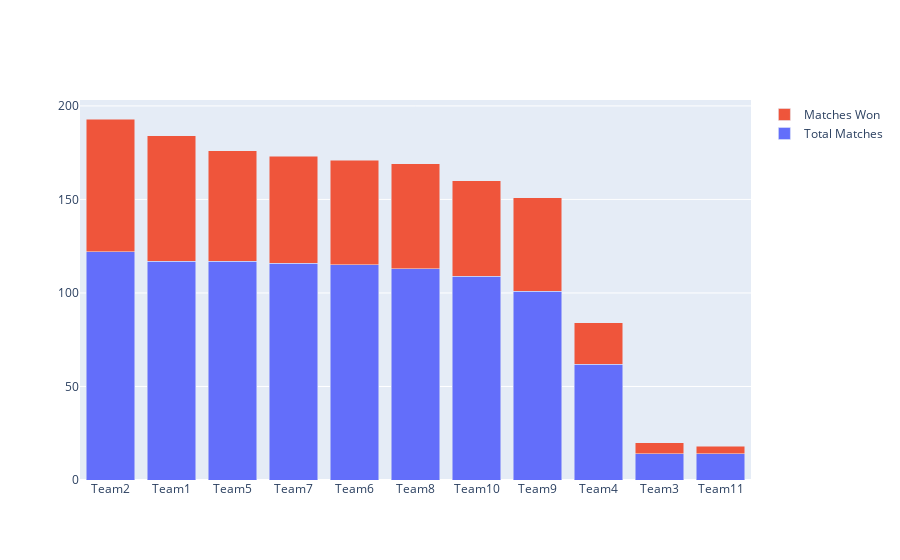

This figure's notebook cell:
### Markdown cell above
Plot a histogram to find number of matches that each team won in the IPL Series  and also find which teams stood out.

### Code cell
matches_played_byteams=pd.concat([TRM['team1'],TRM['team2']])
matches_played_byteams=matches_played_byteams.value_counts().reset_index()
matches_played_byteams.columns=['Team','Total Matches']
matches_played_byteams['wins']=TRM['winner'].value_counts().reset_index()['winner']
matches_played_byteams.set_index('Team',inplace=True)

trace1 = go.Bar(
    x=matches_played_byteams.index,
    y=matches_played_byteams['Total Matches'],
    name='Total Matches'
)
trace2 = go.Bar(
    x=matches_played_byteams.index,
    y=matches_played_byteams['wins'],
    name='Matches Won'
)

data = [trace1, trace2]
layout = go.Layout(
    barmode='stack'
)

fig = go.Figure(data=data, layout=layout)
py.iplot(fig, filename='stacked-bar')

### Figure 1 — Plotly figure (JSON) as saved in the notebook; plotly's stock layout.template omitted (floating-point values rounded to 4 significant figures)
{"data": [{"name": "Total Matches", "x": ["Team2", "Team1", "Team5", "Team7", "Team6", "Team8", "Team10", "Team9", "Team4", "Team3", "Team11"], "y": [122, 117, 117, 116, 115, 113, 109, 101, 62, 14, 14], "type": "bar"}, {"name": "Matches Won", "x": ["Team2", "Team1", "Team5", "Team7", "Team6", "Team8", "Team10", "Team9", "Team4", "Team3", "Team11"], "y": [71, 67, 59, 57, 56, 56, 51, 50, 22, 6, 4], "type": "bar"}], "layout": {"barmode": "stack"}}
